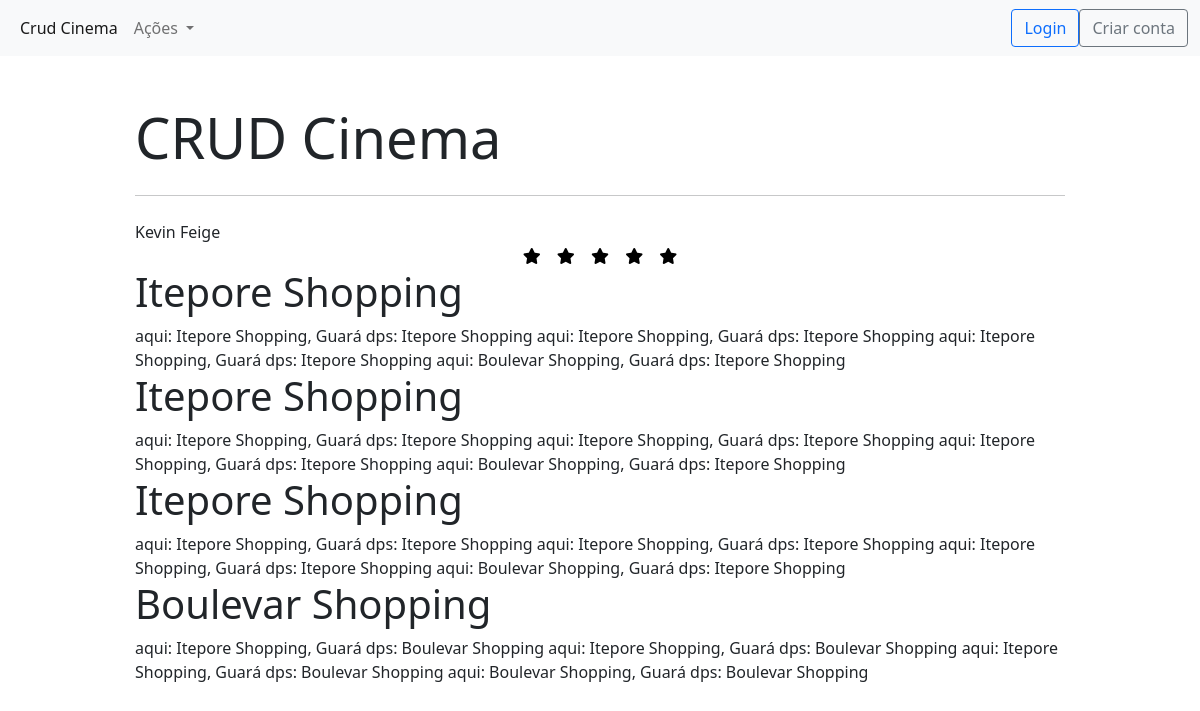
Screenshot of /filmes/1/ with the database file from the repository.
### cinema_app/models.py (models this page shows, shortened)
class Filme(models.Model):
    nome = models.CharField(max_length=200, verbose_name="Nome do filme")
    ano_lancamento = models.IntegerField(verbose_name="Ano de lançamento")
    nome_diretor = models.CharField(max_length=200, verbose_name="Nome do diretor")
    poster_img = models.ImageField(upload_to='images/', verbose_name="Imagem do filme")
    duracao_min = models.IntegerField(verbose_name="Duração em minutos")
    elenco = models.CharField(max_length=100, verbose_name="Elenco")
    genero = models.CharField(max_length=50, verbose_name="Genero")
    sinopse = models.CharField(max_length=200, verbose_name="Sinopse")

class Cinema(models.Model):
    cnpj = models.CharField(max_length = 18, verbose_name="CNPJ")
    nome = models.CharField(max_length=50, verbose_name="Nome do cinema")
    endereco = models.CharField(max_length=200, verbose_name="Endereço")
    cep = models.CharField(max_length=20, verbose_name="CEP")
    numero = models.CharField(max_length = 20, verbose_name="Telefone")
    cidade = models.CharField(max_length=50, verbose_name="Cidade")
    estado = models.CharField(max_length=50, verbose_name="Estado")
    codigo_admin = models.ForeignKey(Administrador, models.SET_NULL, blank=True, null=True, verbose_name="Administrador")
    def __str__(self):
        return " {}, {} ".format(self.nome, self.cidade)

class Sala(models.Model):
    numero_assentos = models.IntegerField(default=0)
    codigo_cinema = models.ForeignKey(Cinema, models.SET_NULL, blank=True, null=True)
    sessao_3d = models.BooleanField()
    sessao_normal = models.BooleanField()
    sessao_platinum = models.BooleanField()

### cinema_app/views.py (the view)
# urls.py: path('filmes/<int:filme_id>/', views.filme_view, name='filme_view'),
def filme_view(request, filme_id=-1):
    context = {}
    if(filme_id != -1):
        context['filme']= Filme.objects.get(pk=filme_id)
        context['exibicoes'] = Exibicao.objects.raw("SELECT * FROM cinema_app_exibicao, cinema_app_filme WHERE cinema_app_exibicao.codigo_filme_id = cinema_app_filme.id");
        context['cinemas'] = Cinema.objects.raw("SELECT * FROM  cinema_app_exibicao , cinema_app_cinema WHERE cinema_app_exibicao.codigo_cinema_id = cinema_app_cinema.id");
        context['salas'] = Sala.objects.raw("SELECT * FROM cinema_app_exibicao, cinema_app_sala WHERE cinema_app_exibicao.codigo_sala_id = cinema_app_sala.id");
    return render(request, 'cinema_app/filme.html', context)

### cinema_app/templates/cinema_app/filme.html (shortened to what this page needs)
{% extends "cinema_app/base.html" %}
{% block content %}
  {{filme.nome_diretor}}
    <dib class="row">
        <div class="col text-center">
        <form class='rate-form' action="" method="POST" id={{filme.id}}>
          <button type="submit" class="fa fa-star my-btn" id="prim"></button>
          <button type="submit" class="fa fa-star my-btn" id="sec"></button>
          <button type="submit" class="fa fa-star my-btn" id="terc"></button>
          <button type="submit" class="fa fa-star my-btn" id="qrt"></button>
          <button type="submit" class="fa fa-star my-btn" id="qnt"></button>
        </form>
        </div>
        <br>
    </dib>
  {% for cinema in cinemas %}
    <h1>{{ cinema.nome }}</h1>
    {% for sala in salas %}
    aqui: {{sala.codigo_cinema}}
    dps: {{cinema.nome}}
    {% endfor %}
  {% endfor %}
{% endblock content %}

### cinema_app/static/style.css (style rules this page uses)
.my-btn { background-color: inherit !important; border: 0 !important; }

### rows the page displays
Filme: nome_diretor "Kevin Feige"
Cinema: nome "Itepore Shopping"
Sala: codigo_cinema "Itepore Shopping, Guará"
Sala: codigo_cinema "Itepore Shopping, Guará"
Sala: codigo_cinema "Itepore Shopping, Guará"
Sala: codigo_cinema "Boulevar Shopping, Guará"
Cinema: nome "Itepore Shopping"
